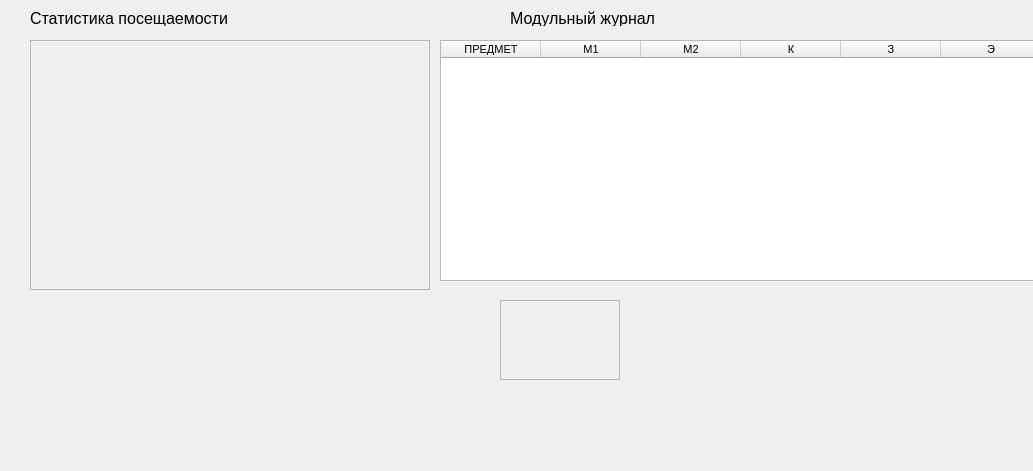
<?xml version="1.0" encoding="UTF-8"?>
<ui version="4.0">
 <class>GraphStatisticStudent</class>
 <widget class="QWidget" name="GraphStatisticStudent">
  <property name="geometry">
   <rect>
    <x>0</x>
    <y>0</y>
    <width>1033</width>
    <height>471</height>
   </rect>
  </property>
  <property name="windowTitle">
   <string>Form</string>
  </property>
  <widget class="QLabel" name="label">
   <property name="geometry">
    <rect>
     <x>30</x>
     <y>10</y>
     <width>201</width>
     <height>16</height>
    </rect>
   </property>
   <property name="font">
    <font>
     <pointsize>12</pointsize>
    </font>
   </property>
   <property name="text">
    <string>Статистика посещаемости</string>
   </property>
  </widget>
  <widget class="QFrame" name="frame">
   <property name="geometry">
    <rect>
     <x>30</x>
     <y>40</y>
     <width>400</width>
     <height>250</height>
    </rect>
   </property>
   <property name="minimumSize">
    <size>
     <width>400</width>
     <height>250</height>
    </size>
   </property>
   <property name="maximumSize">
    <size>
     <width>400</width>
     <height>250</height>
    </size>
   </property>
   <property name="baseSize">
    <size>
     <width>400</width>
     <height>250</height>
    </size>
   </property>
   <property name="frameShape">
    <enum>QFrame::StyledPanel</enum>
   </property>
   <property name="frameShadow">
    <enum>QFrame::Raised</enum>
   </property>
  </widget>
  <widget class="QLabel" name="label_2">
   <property name="geometry">
    <rect>
     <x>510</x>
     <y>10</y>
     <width>201</width>
     <height>16</height>
    </rect>
   </property>
   <property name="font">
    <font>
     <pointsize>12</pointsize>
    </font>
   </property>
   <property name="text">
    <string>Модульный журнал</string>
   </property>
  </widget>
  <widget class="QTableWidget" name="tableWidget">
   <property name="geometry">
    <rect>
     <x>440</x>
     <y>40</y>
     <width>611</width>
     <height>241</height>
    </rect>
   </property>
   <property name="font">
    <font>
     <pointsize>8</pointsize>
    </font>
   </property>
   <column>
    <property name="text">
     <string>ПРЕДМЕТ</string>
    </property>
   </column>
   <column>
    <property name="text">
     <string>М1</string>
    </property>
   </column>
   <column>
    <property name="text">
     <string>М2</string>
    </property>
   </column>
   <column>
    <property name="text">
     <string>К</string>
    </property>
   </column>
   <column>
    <property name="text">
     <string>З</string>
    </property>
   </column>
   <column>
    <property name="text">
     <string>Э</string>
    </property>
   </column>
  </widget>
  <widget class="QScrollArea" name="scrollArea">
   <property name="geometry">
    <rect>
     <x>500</x>
     <y>300</y>
     <width>120</width>
     <height>80</height>
    </rect>
   </property>
   <property name="widgetResizable">
    <bool>true</bool>
   </property>
   <widget class="QWidget" name="scrollAreaWidgetContents">
    <property name="geometry">
     <rect>
      <x>0</x>
      <y>0</y>
      <width>118</width>
      <height>78</height>
     </rect>
    </property>
   </widget>
  </widget>
 </widget>
 <resources/>
 <connections/>
</ui>
